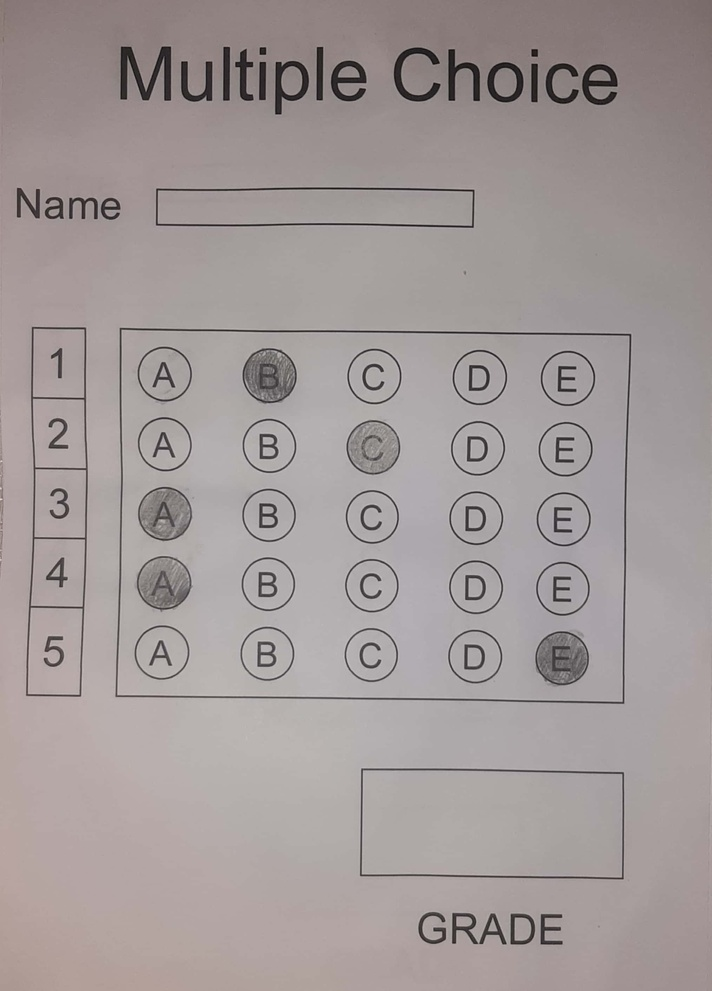
#> input picture images/img5_1.jpg, 712 x 991 px, shrunk from 2028 x 2820 before the run
$ python -i helper.py   (imports and definitions only)
#> lines starting #> are read from the running program, lines starting #| are printed output that depends on the picture; after the words box and inside, x2 and y2 are one past the last pixel; in counts of white or black regions, pixels touching at a corner belong together
#> further down, picture is the input picture: shape (991, 712, 3); mean B, G, R 152.7, 153.3, 161.8
#############################################################################
#                               Libraries                                   #
#############################################################################
import cv2
import numpy as np
import matplotlib.pyplot as plt

# [25 lines left out: functions imread, imshow, not called in this run]

def rgb2bin(img_rgb):
    """
    ------------------------------------------------------------------------------------------------
    Input:       img_rgb: numpy array representing the input RGB image.
    Output:      img_bin: numpy array representing the binary image.
    Description: Convert an RGB image to a binary image using edge detection(Canny)
                 after applying GaussianBlur and finally apply thresholding.
    ------------------------------------------------------------------------------------------------
    """
    img_gray = cv2.cvtColor(img_rgb, cv2.COLOR_RGB2GRAY)
    blured_image = cv2.GaussianBlur(img_gray,(5,5), 1)
    canny_image = cv2.Canny(blured_image, 10, 50)
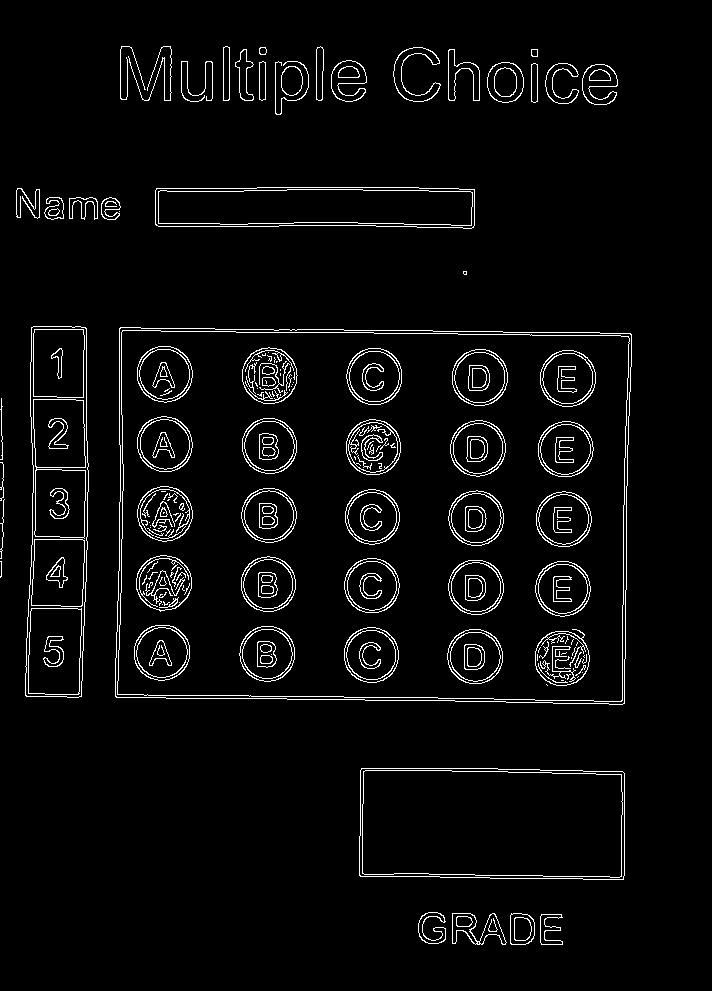
#> canny_image: shape (991, 712); 4% white in thin lines or dots, all inside (x1, y1, x2, y2) = (0, 46, 632, 945)
    t, img_bin = cv2.threshold(
        canny_image, 150, 255,cv2.THRESH_BINARY
    )
    return img_bin

def best_contours(img_rgb):
    """
    ------------------------------------------------------------------------------------------------
    Input:       img_rgb: numpy array representing the input RGB image.
    Output:      best_contours: sorted numpy arrays representing the best contours based on High area.
    Description: Find the best contours in an RGB image based on contour area.
    ------------------------------------------------------------------------------------------------
    """
    img_bin = rgb2bin(img_rgb)
    contours, h = cv2.findContours(
        img_bin, cv2.RETR_EXTERNAL, cv2.CHAIN_APPROX_NONE
    )
#> contours = 36 contours, 9 with area under 20; largest, box (x1, y1, x2, y2) and area: (115, 327, 632, 705) 188049, (359, 768, 625, 880) 28653, (25, 326, 89, 698) 20568, (155, 187, 475, 229) 12232, (487, 62, 524, 103) 1180; h = 36 rows, first 6: [1, -1, -1, -1], [2, 0, -1, -1], [3, 1, -1, -1], [4, 2, -1, -1], [5, 3, -1, -1], [6, 4, -1, -1]
    best_contours = sorted(contours, key=cv2.contourArea, reverse=True)
#> best_contours has the same summary as contours
    return best_contours

# [85 lines left out: functions find_contours, get_corner_points, reorderPoints, show_answers, not called in this run]

>>> import cv2
>>> picture = cv2.imread('images/img5_1.jpg')
>>> result = best_contours(picture)
#> result has the same summary as contours in best_contours

$ run again, on images/img5_2.jpg
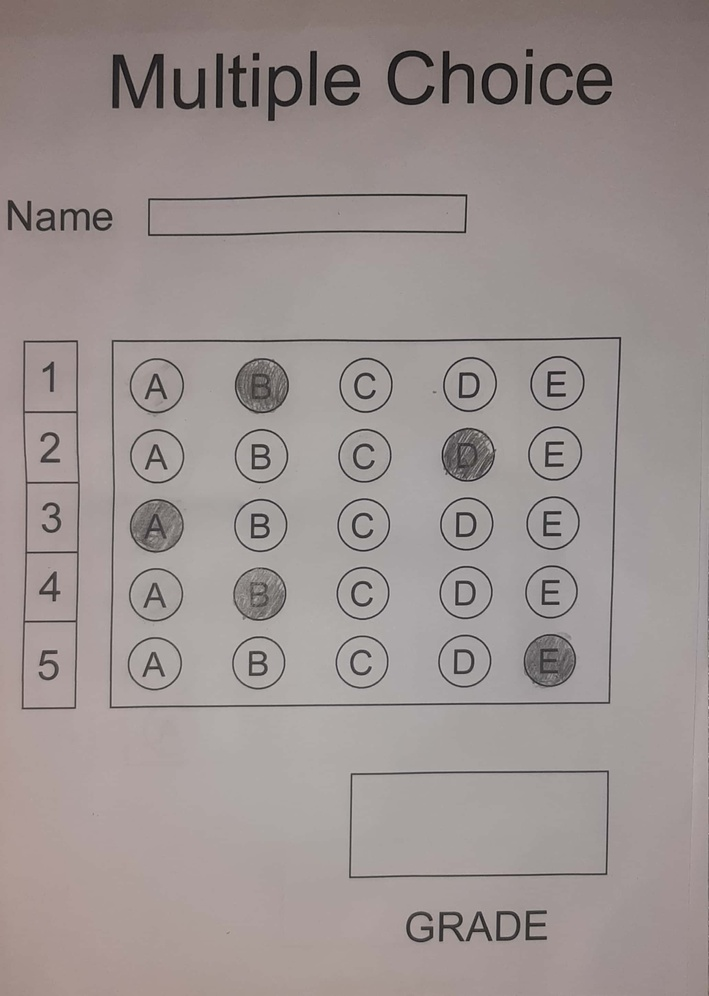
#> input picture images/img5_2.jpg, 709 x 996 px, shrunk from 2064 x 2900 before the run
#> picture is the input picture: shape (996, 709, 3); mean B, G, R 144.9, 146.7, 156
#> in rgb2bin, `canny_image = cv2.Canny(blured_image, 10, 50)`:
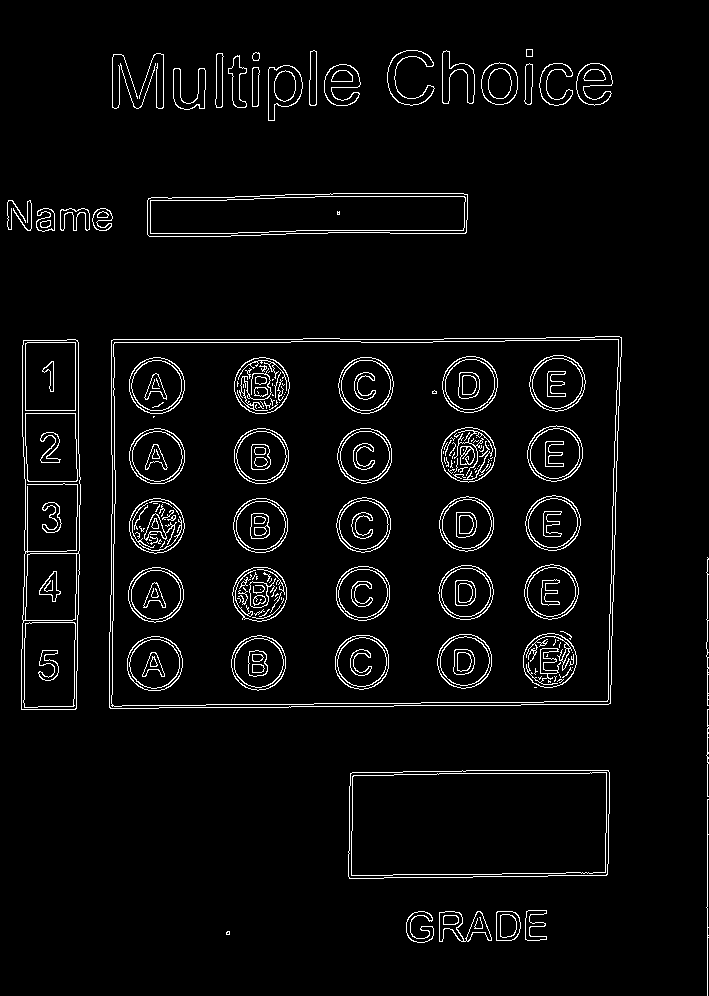
#> canny_image: shape (996, 709); 4% white in thin lines or dots
#> contours = 34 contours, 8 with area under 20; largest, box (x1, y1, x2, y2) and area: (109, 336, 622, 709) 185323, (348, 770, 610, 879) 27422, (21, 339, 81, 710) 20370, (147, 193, 468, 237) 12523, (268, 65, 303, 121) 1296; h = 34 rows, first 6: [1, -1, -1, -1], [2, 0, -1, -1], [3, 1, -1, -1], [4, 2, -1, -1], [5, 3, -1, -1], [6, 4, -1, -1]
#> best_contours has the same summary as contours
#> result has the same summary as contours in best_contours

$ run again, on images/img6_1.jpg
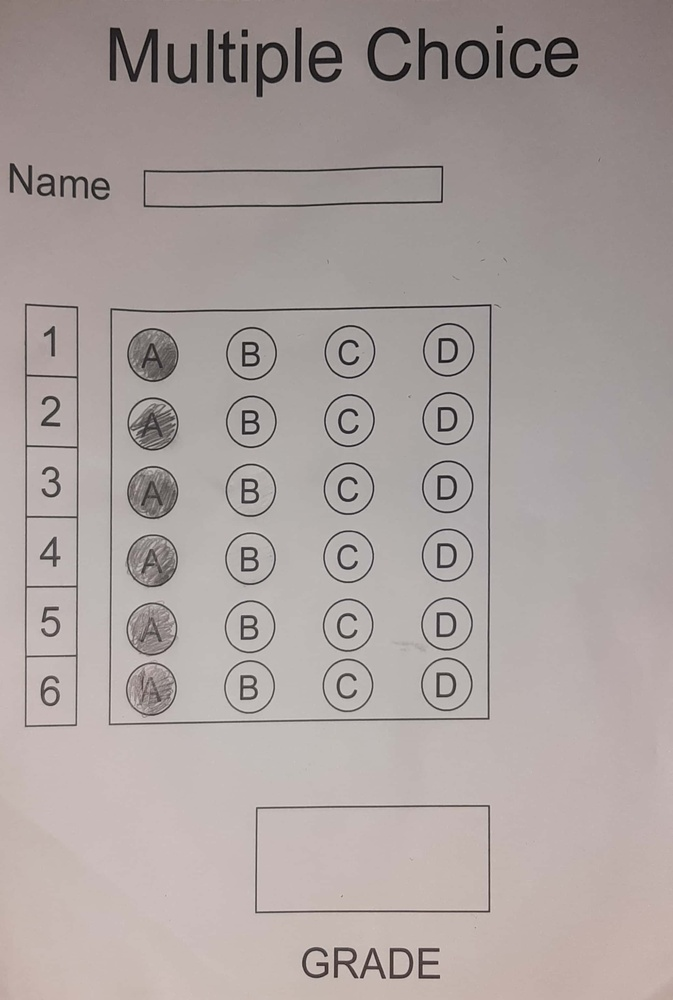
#> input picture images/img6_1.jpg, 673 x 1000 px, shrunk from 2068 x 3072 before the run
#> picture is the input picture: shape (1000, 673, 3); mean B, G, R 158.5, 160.7, 170.3
#> in rgb2bin, `canny_image = cv2.Canny(blured_image, 10, 50)`:
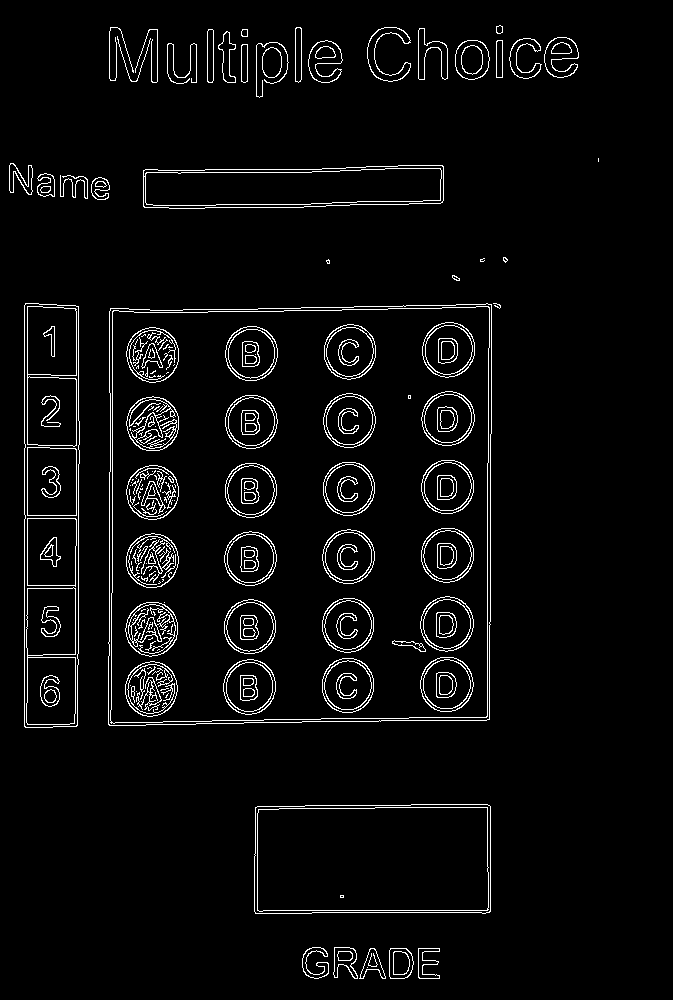
#> canny_image: shape (1000, 673); 4.1% white in thin lines or dots, all inside (x1, y1, x2, y2) = (9, 25, 599, 979)
#> contours = 38 contours, 10 with area under 20; largest, box (x1, y1, x2, y2) and area: (108, 303, 492, 726) 157998, (254, 804, 491, 914) 25288, (24, 303, 80, 728) 22768, (143, 165, 444, 209) 11340, (455, 40, 490, 80) 1090; h = 38 rows, first 6: [1, -1, -1, -1], [2, 0, -1, -1], [3, 1, -1, -1], [4, 2, -1, -1], [5, 3, -1, -1], [6, 4, -1, -1]
#> best_contours has the same summary as contours
#> result has the same summary as contours in best_contours

$ run again, on images/img6_2.jpg
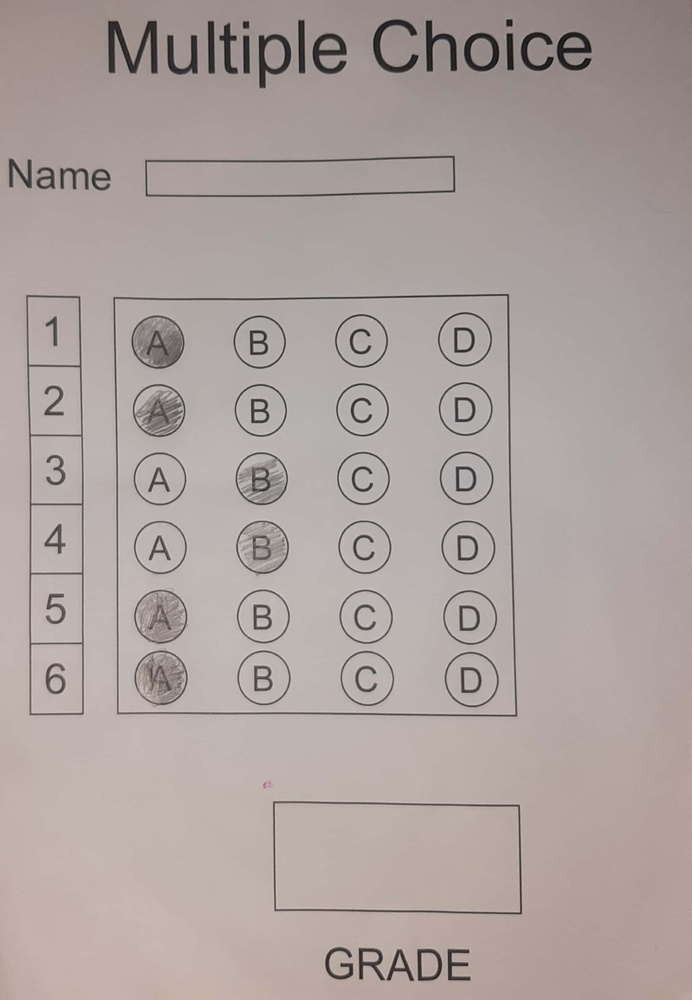
#> input picture images/img6_2.jpg, 692 x 1000 px, shrunk from 1960 x 2832 before the run
#> picture is the input picture: shape (1000, 692, 3); mean B, G, R 159, 162.1, 172.9
#> in rgb2bin, `canny_image = cv2.Canny(blured_image, 10, 50)`:
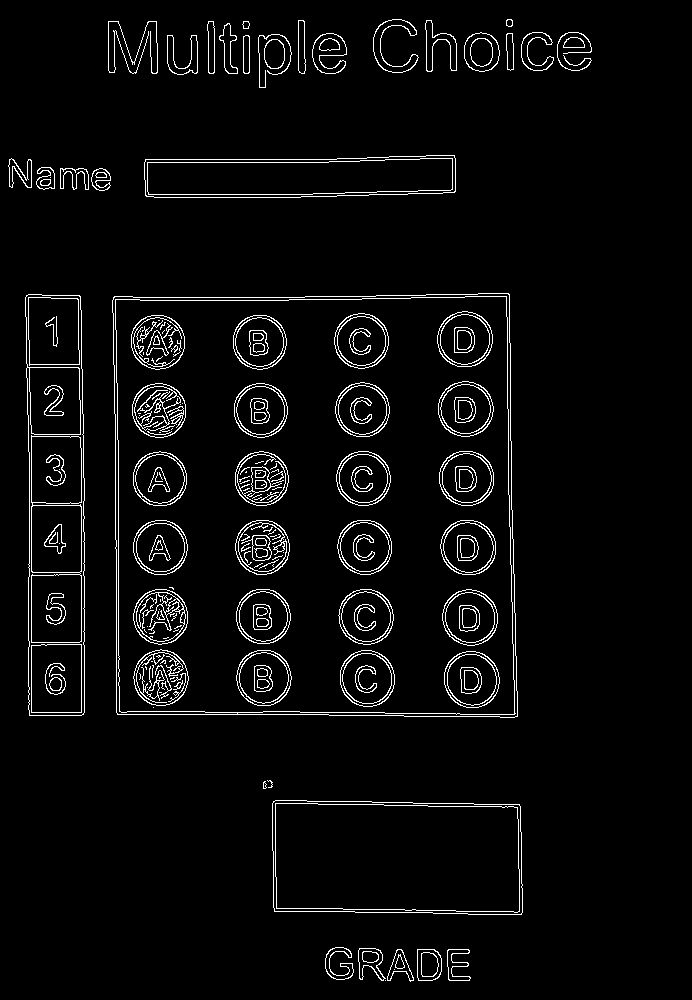
#> canny_image: shape (1000, 692); 4% white in thin lines or dots, all inside (x1, y1, x2, y2) = (8, 19, 592, 982)
#> contours = 34 contours, 4 with area under 20; largest, box (x1, y1, x2, y2) and area: (112, 293, 518, 718) 166458, (272, 800, 523, 915) 27358, (25, 294, 85, 716) 23174, (144, 155, 456, 198) 11670, (464, 32, 500, 72) 1098; h = 34 rows, first 6: [1, -1, -1, -1], [2, 0, -1, -1], [3, 1, -1, -1], [4, 2, -1, -1], [5, 3, -1, -1], [6, 4, -1, -1]
#> best_contours has the same summary as contours
#> result has the same summary as contours in best_contours
